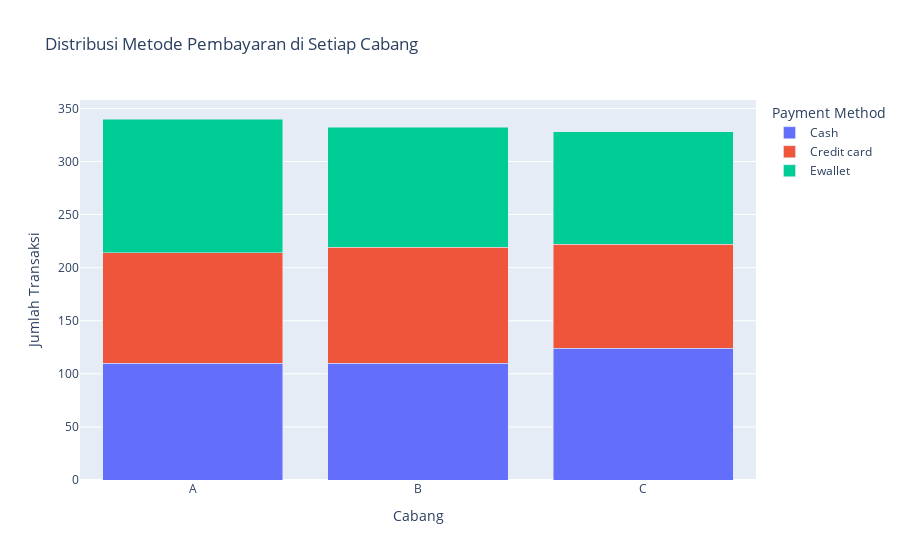

Notebook code cell kept with this figure:
### Markdown cell above
## 5.4 Metode pembayaran yang manakah yang paling sering digunakan di setiap cabangnya?

### Code cell
# Kelompokkan data berdasarkan cabang dan metode pembayaran
payment_per_branch = data.groupby(['Branch', 'Payment']).size().unstack(fill_value=0)

# Reset index agar visualisasi dengan plotly lebih efektif
payment_per_branch_reset = payment_per_branch.reset_index()

# Melt dataframenya
payment_melted = payment_per_branch_reset.melt(id_vars="Branch", var_name="Payment Method", value_name="Count")

# Membuat stacked bar
fig = px.bar(payment_melted, 
             x="Branch", 
             y="Count", 
             color="Payment Method", 
             title="Distribusi Metode Pembayaran di Setiap Cabang", 
             labels={"Branch": "Cabang", "Count": "Jumlah Transaksi"},
             barmode="stack")

# Show the plot
fig.show()

### Figure 1 — Plotly figure (JSON) as saved in the notebook; plotly's stock layout.template omitted (floating-point values rounded to 4 significant figures)
{"data": [{"alignmentgroup": "True", "hovertemplate": "Payment Method=Cash<br>Cabang=%{x}<br>Jumlah Transaksi=%{y}<extra></extra>", "legendgroup": "Cash", "marker": {"color": "#636efa", "pattern": {"shape": ""}}, "name": "Cash", "offsetgroup": "Cash", "orientation": "v", "showlegend": true, "textposition": "auto", "type": "bar", "x": ["A", "B", "C"], "xaxis": "x", "y": [110, 110, 124], "yaxis": "y"}, {"alignmentgroup": "True", "hovertemplate": "Payment Method=Credit card<br>Cabang=%{x}<br>Jumlah Transaksi=%{y}<extra></extra>", "legendgroup": "Credit card", "marker": {"color": "#EF553B", "pattern": {"shape": ""}}, "name": "Credit card", "offsetgroup": "Credit card", "orientation": "v", "showlegend": true, "textposition": "auto", "type": "bar", "x": ["A", "B", "C"], "xaxis": "x", "y": [104, 109, 98], "yaxis": "y"}, {"alignmentgroup": "True", "hovertemplate": "Payment Method=Ewallet<br>Cabang=%{x}<br>Jumlah Transaksi=%{y}<extra></extra>", "legendgroup": "Ewallet", "marker": {"color": "#00cc96", "pattern": {"shape": ""}}, "name": "Ewallet", "offsetgroup": "Ewallet", "orientation": "v", "showlegend": true, "textposition": "auto", "type": "bar", "x": ["A", "B", "C"], "xaxis": "x", "y": [126, 113, 106], "yaxis": "y"}], "layout": {"barmode": "stack", "legend": {"title": {"text": "Payment Method"}, "tracegroupgap": 0}, "title": {"text": "Distribusi Metode Pembayaran di Setiap Cabang"}, "xaxis": {"anchor": "y", "domain": [0, 1], "title": {"text": "Cabang"}}, "yaxis": {"anchor": "x", "domain": [0, 1], "title": {"text": "Jumlah Transaksi"}}}}
